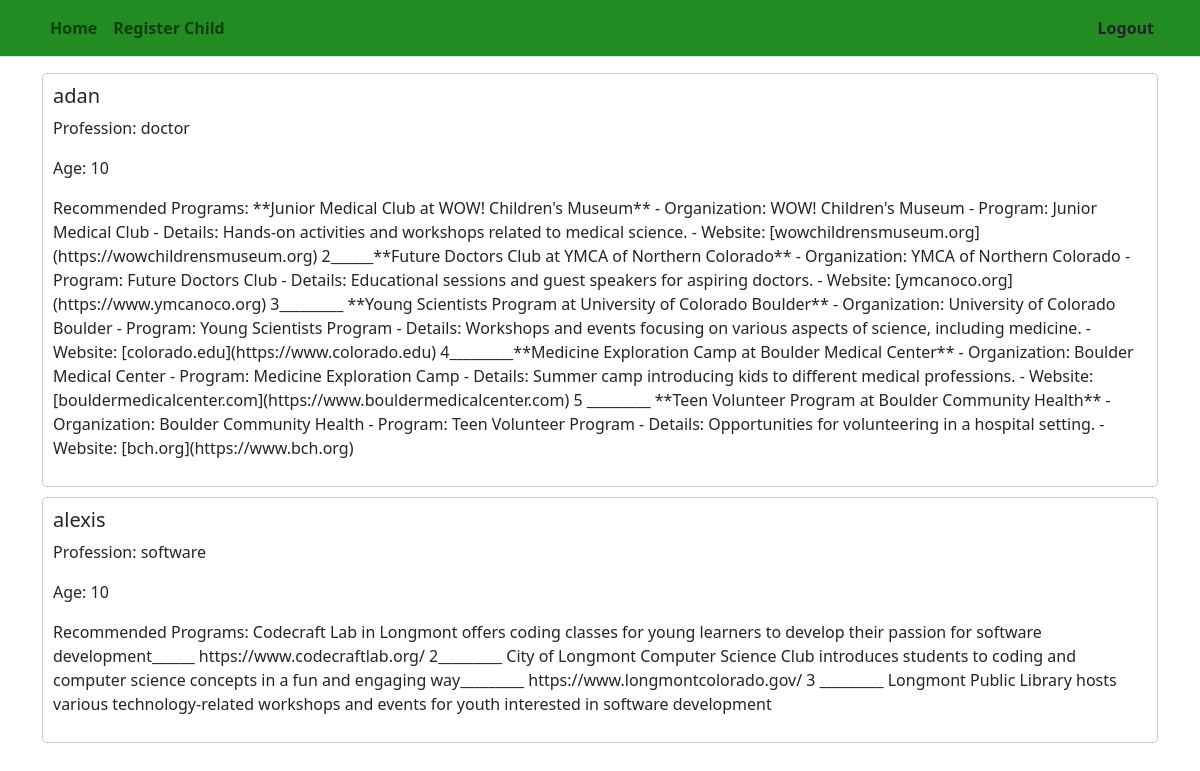
The page /home (signed in) on the database its author committed.
### tables this page shows
CREATE TABLE kids(
    user_id INTEGER NOT NULL,
    name TEXT NOT NULL,
    profession TEXT NOT NULL,
    age INTEGER,
    location TEXT NOT NULL,
    programs TEXT NOT NULL,
    FOREIGN KEY (user_id) REFERENCES users(user_id),
    UNIQUE(user_id, name, profession) -- Ensures each combination of user_id, name, and profession is unique
);

### flaskr/pages.py (the view)
@bp.route('/home', methods =['GET', 'POST'])
def home():
    db = get_db()
    user_id = session.get('user_id')
    posts = db.execute(
        'SELECT name,profession,age, programs FROM kids WHERE user_id = ?', (user_id,)
    ).fetchall()
    return render_template('pages/home.html', posts=posts)

### flaskr/auth.py (called while the page is built)
@bp.before_app_request
def load_logged_in_user():
    user_id = session.get('user_id')
    if user_id is None:
        g.user = None
    else:
        g.user = get_db().execute(
            'SELECT * FROM users WHERE user_id = ?', (user_id,)
        ).fetchone()

### flaskr/db.py (called while the page is built)
def get_db():
    if 'db' not in g:
        g.db = sqlite3.connect(
            current_app.config['DATABASE'],
            detect_types=sqlite3.PARSE_DECLTYPES
        )
        g.db.row_factory = sqlite3.Row
    return g.db

### flaskr/templates/pages/home.html (shortened to what this page needs)
{% extends 'base.html' %}
{% block content %}
<div class="container mt-3 card-container">
  {% for kid in posts %}
    <div class="card">
      <div class="card-body">
        <h5 class="card-title">{{ kid.name }}</h5>
        <p>Profession: {{ kid.profession }}</p>
        <p>Age: {{ kid.age }}</p>
        <p>Recommended Programs: {{ kid.programs }}</p>
      </div>
    </div>
  {% endfor %}
</div>
{% endblock %}

### flaskr/templates/base.html (shortened to what this page needs)
<!doctype html>
<link href="https://cdn.jsdelivr.net/npm/bootstrap@5.2.3/dist/css/bootstrap.min.css" rel="stylesheet"
>
<section class="content">
  <header>
    <nav style="background-color: forestgreen;" class="navbar navbar-expand-sm border-bottom">
      <div class="container" id = "menuContainer">
          <div class="collapse navbar-collapse" id="navbar-collapse">
              <ul class="navbar-nav me-auto align-items-center">
                  <li class="nav-item">
                      <a class="nav-link fw-bold" href="{{ url_for('pages.home') }}" >Home</a>
                  </li>
                  <li class="nav-item">
                    <a class="nav-link fw-bold" href="{{ url_for('auth.register_child') }}">Register Child</a>
                  </li>
              </ul>
              <div class="nav-item me-1">
                  <a class="nav-link fw-bold " href="{{url_for('auth.logout')}}">Logout</a>
              </div>
          </div>
      </div>
  </nav>
  </header>
</section>
<section class="content">
  {% block content %}{% endblock %}
</section>

### flaskr/templates/pages/home.html (style rules this page uses)
.card-container { display: flex; flex-wrap: wrap; gap: 10px; }
.card { width: 1500px; border: 1px solid #ccc; border-radius: 5px; }
.card-body { padding: 10px; }

### rows shown on the page
kids: name "adan", profession "doctor", age "10", programs "**Junior Medical Club at WOW! Children's Museum** - Organization: WOW! Children's Museum - Program: Junior Medical Club - Details: Hands-on activities and workshops related to medical science. - Website: [wowchildrensmuseum.org](https://wowchildrensmuseum.org) 2______**Future Doctors Club at YMCA of Northern Colorado** - Organization: YMCA of Northern Colorado - Program: Future Doctors Club - Details: Educational sessions and guest speakers for aspiring doctors. - Website: [ymcanoco.org](https://www.ymcanoco.org) 3_________ **Young Scientists Program at University of Colorado Boulder** - Organization: University of Colorado Boulder - Program: Young Scientists Program - Details: Workshops…"
kids: name "alexis", profession "software", age "10", programs "Codecraft Lab in Longmont offers coding classes for young learners to develop their passion for software development______ https://www.codecraftlab.org/ 2_________ City of Longmont Computer Science Club introduces students to coding and computer science concepts in a fun and engaging way_________ https://www.longmontcolorado.gov/ 3 _________ Longmont Public Library hosts various technology-related workshops and events for youth interested in software development"
